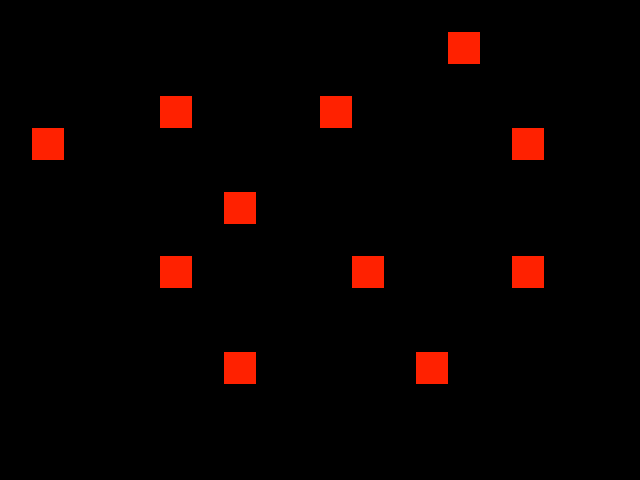

A level layout from a 2D game, rendered from its tile map. Below: a short description, then the map file with tile-grid data replaced by summaries:
An orthogonal 20x15 tile map with 32x32 px tiles, 1 tile layer (tiles) and 58 objects (5x 4, 2x 0, 2x 6, 2x 7, 2x 8, ...).

<map version="1.0" orientation="orthogonal" renderorder="left-down" width="20" height="15" tilewidth="32" tileheight="32">
 <tileset firstgid="1" name="tile32" tilewidth="32" tileheight="32">
  <image source="../tileset/tile32.png" width="64" height="64" />
 </tileset>
 <layer name="tiles" width="20" height="15">
  <data>[300 cells, 143 non-empty, 2 distinct tile ids]</data>
 </layer>
 <objectgroup name="room">
  <object type="0" x="32" y="32" width="160" height="64" />
  <object type="2" x="224" y="32" width="224" height="64" />
  <object type="5" x="544" y="32" width="64" height="160" />
  <object type="6" x="544" y="224" width="64" height="128" />
  <object type="6" x="576" y="352" width="32" height="32" />
  <object type="7" x="352" y="384" width="192" height="64" />
  <object type="7" x="544" y="416" width="64" height="32" />
  <object type="8" x="128" y="384" width="192" height="64" />
  <object type="8" x="128" y="352" width="64" height="32" />
  <object type="4" x="192" y="224" width="96" height="96" />
  <object type="4" x="288" y="288" width="224" height="64" />
  <object type="4" x="448" y="128" width="64" height="160" />
  <object type="4" x="480" y="32" width="32" height="96" />
  <object type="3" x="320" y="128" width="96" height="128" />
  <object type="3" x="288" y="128" width="32" height="64" />
  <object type="1" x="128" y="128" width="128" height="64" />
  <object type="0" x="32" y="96" width="64" height="32" />
  <object type="9" x="32" y="160" width="64" height="288" />
  <object type="9" x="96" y="224" width="64" height="96" />
  <object type="4" x="224" y="320" width="64" height="32" />
  <object x="160" y="96" width="32" height="32" />
  <object x="32" y="128" width="32" height="32" />
  <object x="320" y="96" width="32" height="32" />
  <object x="448" y="32" width="32" height="32" />
  <object x="512" y="128" width="32" height="32" />
  <object x="512" y="256" width="32" height="32" />
  <object x="416" y="352" width="32" height="32" />
  <object x="224" y="352" width="32" height="32" />
  <object x="160" y="256" width="32" height="32" />
  <object x="224" y="192" width="32" height="32" />
  <object x="352" y="256" width="32" height="32" />
 </objectgroup>
 <objectgroup name="collision">
  <object x="192" y="32" width="32" height="96" />
  <object x="96" y="96" width="64" height="32" />
  <object x="96" y="128" width="32" height="96" />
  <object x="64" y="128" width="32" height="32" />
  <object x="128" y="192" width="96" height="32" />
  <object x="160" y="224" width="32" />
  <object x="160" y="224" width="32" height="32" />
  <object x="160" y="288" width="32" height="64" />
  <object x="192" y="320" width="32" height="64" />
  <object x="96" y="320" width="64" height="32" />
  <object x="96" y="352" width="32" height="96" />
  <object x="256" y="352" width="160" height="32" />
  <object x="320" y="384" width="32" height="64" />
  <object x="448" y="352" width="128" height="32" />
  <object x="544" y="384" width="64" height="32" />
  <object x="512" y="288" width="32" height="64" />
  <object x="512" y="160" width="32" height="96" />
  <object x="544" y="192" width="64" height="32" />
  <object x="512" y="32" width="32" height="96" />
  <object x="352" y="96" width="128" height="32" />
  <object x="448" y="64" width="32" height="32" />
  <object x="224" y="96" width="96" height="32" />
  <object x="256" y="128" width="32" height="96" />
  <object x="288" y="192" width="32" height="96" />
  <object x="320" y="256" width="32" height="32" />
  <object x="384" y="256" width="64" height="32" />
  <object x="416" y="128" width="32" height="128" />
 </objectgroup>
</map>
